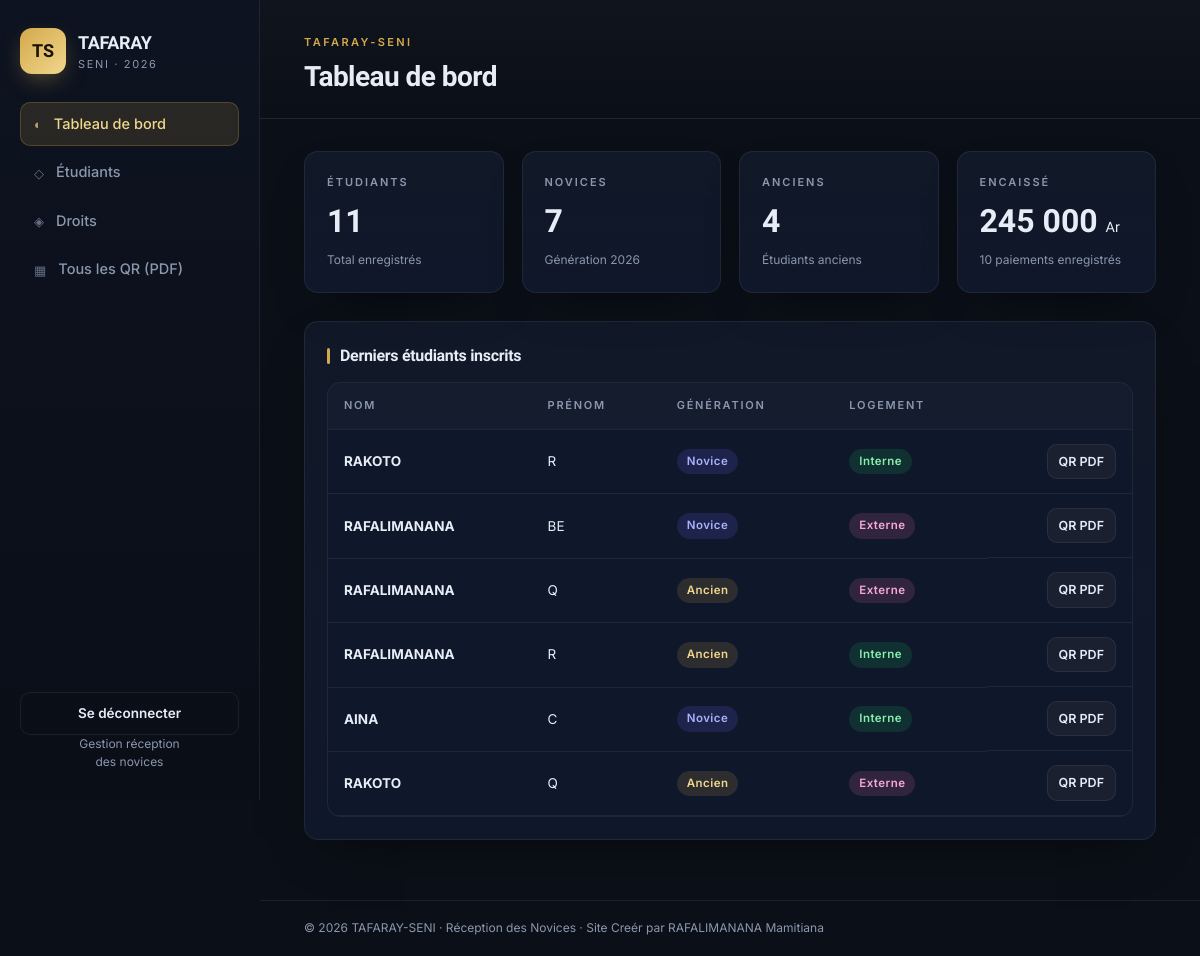
Page /index.php (signed in) on the earlier database version.
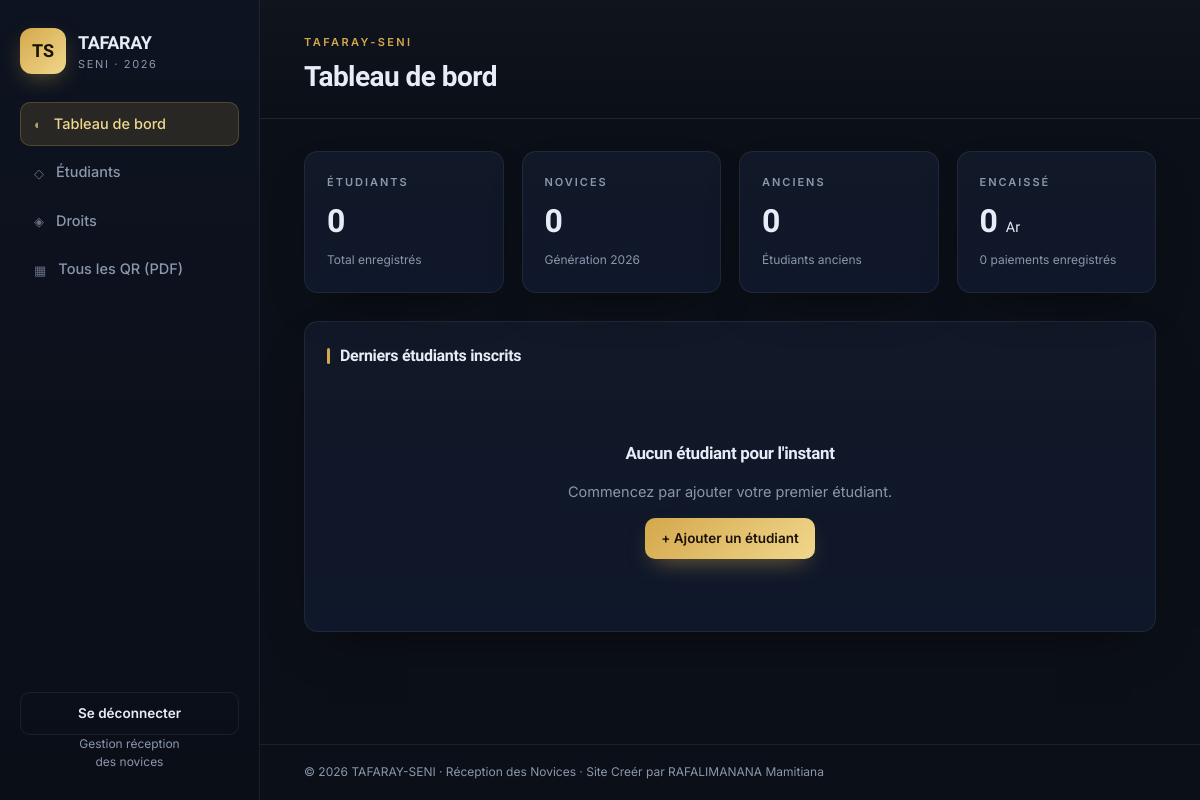
Same page on the later database version.
### tables this page shows
CREATE TABLE etudiant (
  id INTEGER PRIMARY KEY AUTOINCREMENT,
  NomEt TEXT NOT NULL,
  PrenomEt TEXT NOT NULL,
  GenerationEt TEXT NOT NULL CHECK(GenerationEt IN ('Ancien','Novice')),
  LogementsEt TEXT NOT NULL CHECK(LogementsEt IN ('Interne','Externe'))
);

### includes/db.php (called while the page is built, shortened)
<?php
function e($s){ return htmlspecialchars($s ?? '', ENT_QUOTES, 'UTF-8'); }

### index.php (the view, shortened to what this page needs)
<?php
require __DIR__.'/includes/auth.php';
$pageTitle = 'Tableau de bord';
$total = (int)$pdo->query("SELECT COUNT(*) FROM etudiant")->fetchColumn();
$novices = (int)$pdo->query("SELECT COUNT(*) FROM etudiant WHERE GenerationEt='Novice'")->fetchColumn();
$anciens = (int)$pdo->query("SELECT COUNT(*) FROM etudiant WHERE GenerationEt='Ancien'")->fetchColumn();
$totalPaye   = $pdo->query("SELECT COALESCE(SUM(MontantPayee), 0) FROM droit")->fetchColumn();
$nbPaiements = (int)$pdo->query("SELECT COUNT(*) FROM droit")->fetchColumn();
$recents = $pdo->query("SELECT * FROM etudiant ORDER BY id DESC LIMIT 6")->fetchAll(PDO::FETCH_ASSOC);
include 'includes/header.php';
?>
<div class="grid grid-4">
  <div class="card">
    <div class="stat-label">Étudiants</div>
    <div class="stat-value"><?= $total ?></div>
    <div class="stat-meta">Total enregistrés</div>
  </div>
  <div class="card">
    <div class="stat-label">Novices</div>
    <div class="stat-value"><?= $novices ?></div>
    <div class="stat-meta">Génération 2026</div>
  </div>
 <div class="card">
  <div class="stat-label">Anciens</div>
  <div class="stat-value"><?= $anciens ?></div>
  <div class="stat-meta">Étudiants anciens</div>
</div>
 <div class="card">
  <div class="stat-label">Encaissé</div>
  <div class="stat-value">
    <?= number_format((float)$totalPaye, 0, ',', ' ') ?>
    <small style="font-size:.45em;font-weight:500"> Ar</small>
  </div>
  <div class="stat-meta">
    <?= $nbPaiements ?> paiement<?= $nbPaiements !== 1 ? 's' : '' ?> enregistré<?= $nbPaiements !== 1 ? 's' : '' ?>
  </div>
</div>
</div>
<div style="height:28px"></div>
<div class="card">
  <h2 class="section-title">Derniers étudiants inscrits</h2>
  <?php if (!$recents): ?>
    <div class="empty"><h3>Aucun étudiant pour l'instant</h3><p>Commencez par ajouter votre premier étudiant.</p>
    <a href="etudiants.php?action=new" class="btn btn-primary">+ Ajouter un étudiant</a></div>
  <?php else: ?>
  <div class="table-wrap">
    <table class="table">
      <thead><tr><th>Nom</th><th>Prénom</th><th>Génération</th><th>Logement</th><th></th></tr></thead>
      <tbody>
        <?php foreach ($recents as $r): ?>
        <tr>
          <td><strong><?= e($r['NomEt']) ?></strong></td>
          <td><?= e($r['PrenomEt']) ?></td>
          <td><span class="badge badge-<?= strtolower($r['GenerationEt']) ?>"><?= e($r['GenerationEt']) ?></span></td>
          <td><span class="badge badge-<?= strtolower($r['LogementsEt']) ?>"><?= e($r['LogementsEt']) ?></span></td>
          <td class="actions">
            <a class="btn btn-sm" href="qr.php?id=<?= $r['id'] ?>" target="_blank">QR PDF</a>
          </td>
        </tr>
        <?php endforeach; ?>
      </tbody>
    </table>
  </div>
  <?php endif; ?>
</div>
<?php include 'includes/footer.php'; ?>

### includes/header.php (shortened to what this page needs)
<?php
$current = basename($_SERVER['PHP_SELF']);
?><!DOCTYPE html>
<html lang="fr">
<head>
<link rel="stylesheet" href="assets/style.css">
</head>
<body>
<aside class="sidebar">
  <div class="brand">
    <div class="logo">TS</div>
    <div>
      <div class="brand-title">TAFARAY</div>
      <div class="brand-sub">SENI · 2026</div>
    </div>
  </div>
  <nav>
    <a href="index.php" class="<?= $current==='index.php'?'active':'' ?>"><span>◐</span> Tableau de bord</a>
    <a href="etudiants.php" class="<?= $current==='etudiants.php'?'active':'' ?>"><span>◇</span> Étudiants</a>
    <a href="droits.php" class="<?= $current==='droits.php'?'active':'' ?>"><span>◈</span> Droits</a>
    <a href="qr_all.php" class="<?= $current==='qr_all.php'?'active':'' ?>"><span>▦</span> Tous les QR (PDF)</a>
  </nav>
  <div class="sidebar-foot">
    <a class="btn btn-ghost btn-block" href="logout.php" style="margin-top:10px;text-align:center;">
     Se déconnecter
</a>
    <div class="muted">Gestion réception<br>des novices</div>
  </div>
</aside>
<main class="main">
  <header class="topbar">
    <div>
      <div class="eyebrow">TAFARAY-SENI</div>
      <h1><?= e($pageTitle ?? 'Tableau de bord') ?></h1>
    </div>
  </header>
  <section class="content">

### includes/footer.php
</section>
<footer class="foot">© <?= date('Y') ?> TAFARAY-SENI · Réception des Novices · Site Creér par RAFALIMANANA Mamitiana

Differences in the rows shown:
removed etudiant: NomEt "RAKOTO", PrenomEt "R", GenerationEt "Novice", LogementsEt "Interne"
removed etudiant: NomEt "RAFALIMANANA", PrenomEt "BE", GenerationEt "Novice", LogementsEt "Externe"
removed etudiant: NomEt "RAFALIMANANA", PrenomEt "Q", GenerationEt "Ancien", LogementsEt "Externe"
removed etudiant: NomEt "RAFALIMANANA", PrenomEt "R", GenerationEt "Ancien", LogementsEt "Interne"
removed etudiant: NomEt "AINA", PrenomEt "C", GenerationEt "Novice", LogementsEt "Interne"
removed etudiant: NomEt "RAKOTO", PrenomEt "Q", GenerationEt "Ancien", LogementsEt "Externe"
Other differences:
$total: "11" → "0"
$novices: "7" → "0"
$anciens: "4" → "0"
$totalPaye: "245 000" → "0"
$nbPaiements: "10" → "0"
text no longer shown: "NOM PRÉNOM GÉNÉRATION LOGEMENT"
text now shown: "Aucun étudiant pour l'instant Commencez par ajouter votre premier étudiant. + Ajouter un étudiant"
